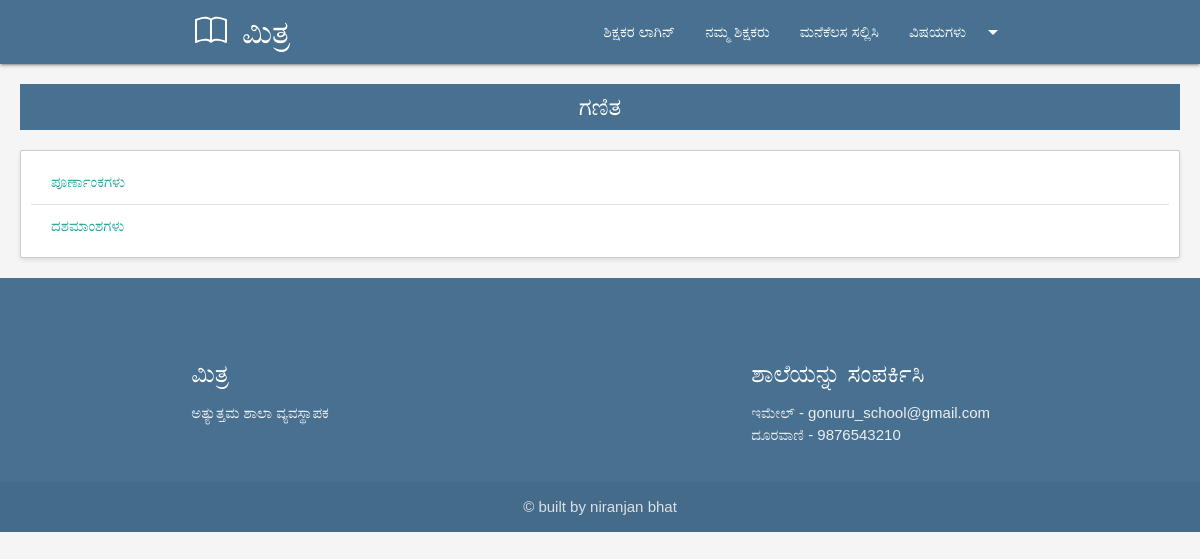
The app's page /category/maths, older data.
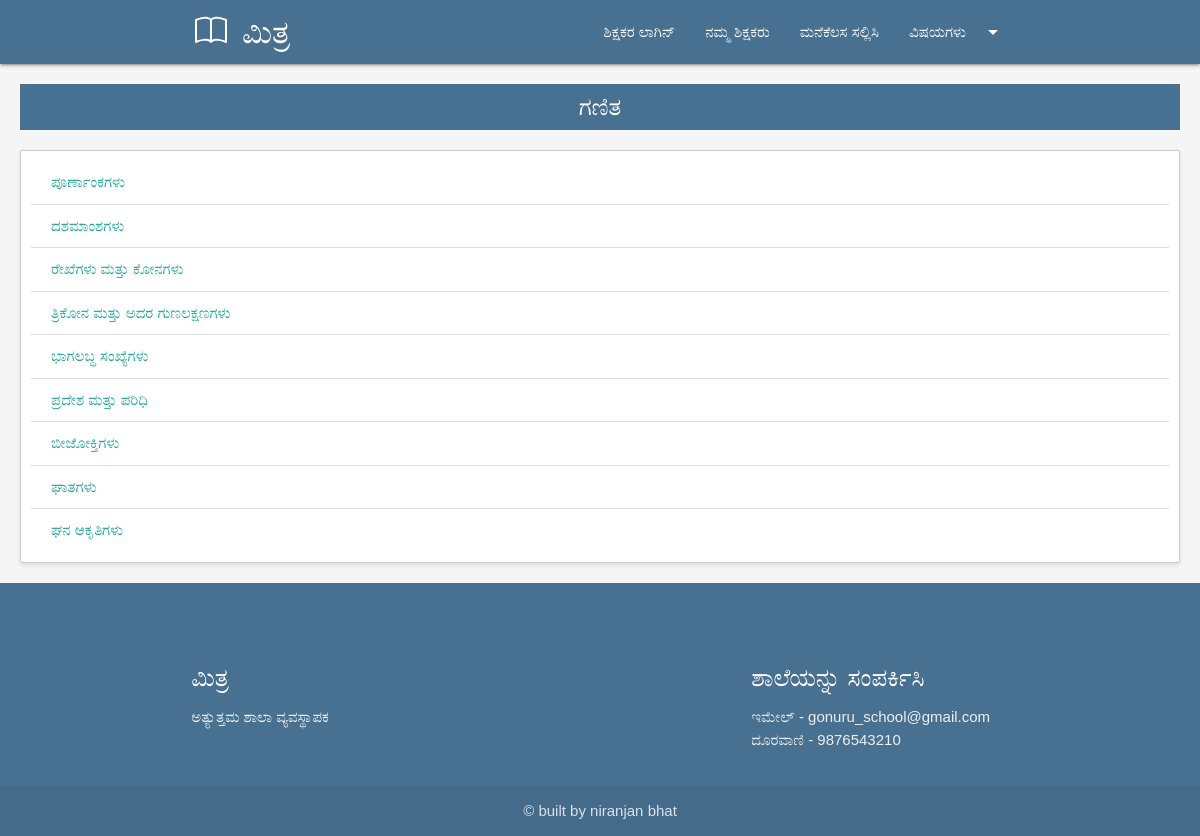
The same page, newer data.
### blog/models.py (models this page shows, shortened)
class Post(models.Model):
    post_id = models.AutoField(primary_key=True)
    title = models.CharField(max_length=200)
    content = models.TextField()
    url = models.CharField(max_length=100)
    cat = models.ForeignKey(Category,on_delete=models.CASCADE)
    image = models.ImageField(upload_to='post/')

### blog/views.py (the view)
# urls.py: path('category/<slug:url>',category),
def category(request, url):
    cat = Category.objects.get(url=url)
    posts = Post.objects.filter(cat=cat)
    return render(request, 'category.html', {'cat': cat, 'posts': posts})

### template/category.html (shortened to what this page needs)
{% extends 'base.html' %}
{% block content %}
<h3>{{ cat.title }}</h3>
<div class="collection">
    {% for p in posts %}
    <a href="/blog/{{ p.url }}" class="collection-item">{{ p.title }}</a>
    {% endfor %}
</div>
{% endblock %}

Row changes from the older to the newer data that the page shows:
added Post: title "ರೇಖೆಗಳು ಮತ್ತು ಕೋನಗಳು"
added Post: title "ತ್ರಿಕೋನ ಮತ್ತು ಅದರ ಗುಣಲಕ್ಷಣಗಳು"
added Post: title "ಭಾಗಲಬ್ಧ ಸಂಖ್ಯೆಗಳು"
added Post: title "ಪ್ರದೇಶ ಮತ್ತು ಪರಿಧಿ"
added Post: title "ಬೀಜೋಕ್ತಿಗಳು"
added Post: title "ಘಾತಗಳು"
added Post: title "ಘನ ಆಕೃತಿಗಳು"
